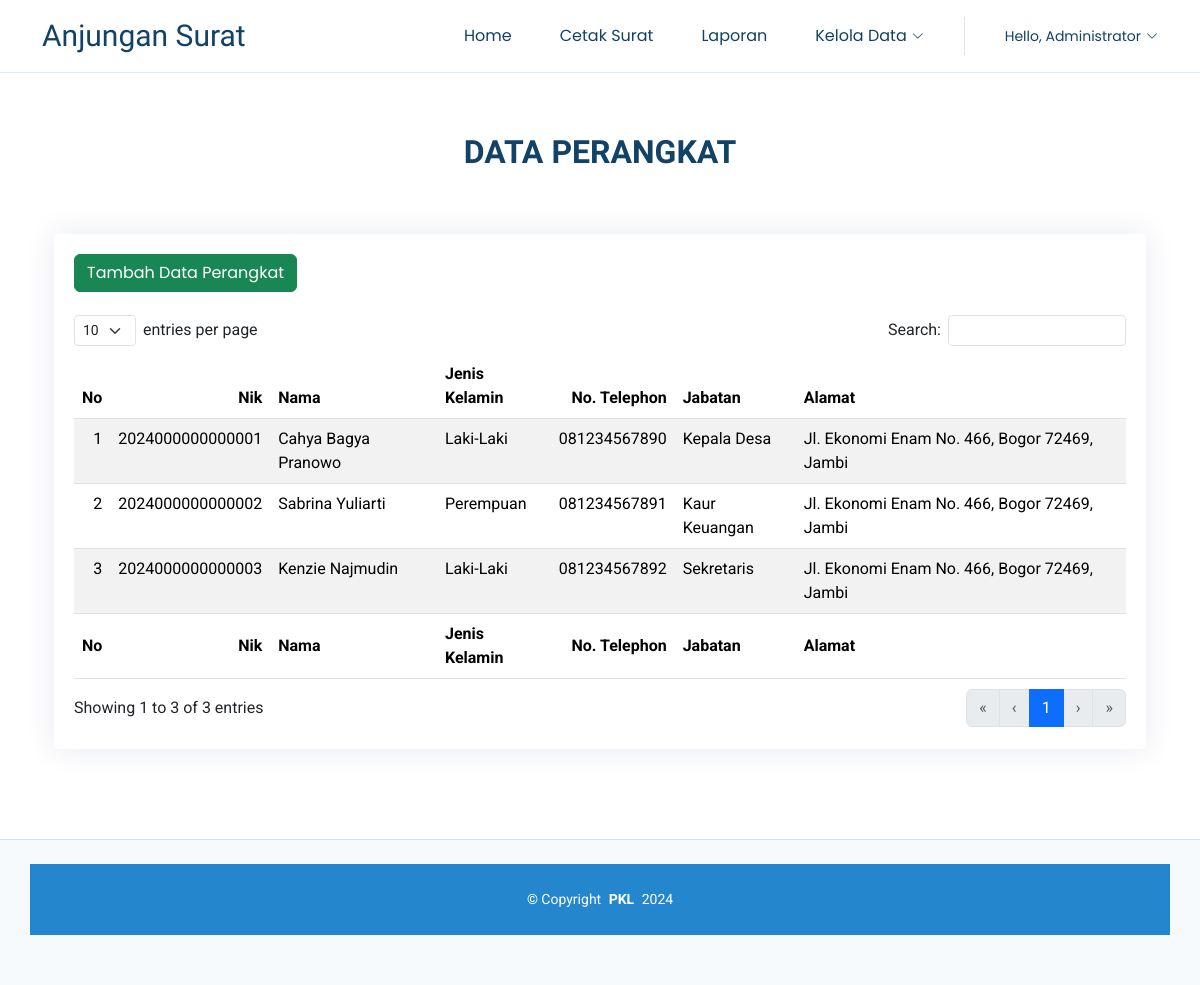
Page /data-perangkat (signed in) on the committed database.
### tables this page shows
CREATE TABLE `tb_perangkat` (
  `nik` varchar(25) NOT NULL,
  `nama` varchar(191) NOT NULL,
  `jk` varchar(25) NOT NULL,
  `no_hp` varchar(25) NOT NULL,
  `jabatan` varchar(50) NOT NULL,
  `alamat` varchar(255) NOT NULL
);

### app/Core/Controller.php (called while the page is built, shortened)
<?php
class Controller extends Filter
{
    public function view($view, $data = [])
    {
        require_once __DIR__ . '/../Views/' . $view . '.php';
    }
    public function model($model)
    {
        return new $model();
    }
}

### app/Controllers/PerangkatController.php (called while the page is built, shortened)
<?php
class PerangkatController extends Controller
{
    public function storePerangkat()
    {
        $data = [
            'data' => $this->model(PerangkatModel::class)->getAll()
        ];
        $this->view('pages/perangkat', $data);
    }
}

### app/Core/Web.php (called while the page is built, shortened)
<?php
class Web
{
    public function __construct()
    {
        Router::run();
    }
}

### public/index.php (called while the page is built, shortened)
<?php
$app = new Web;

### app/Core/Database.php (called while the page is built, shortened)
<?php
class Database
{
  private $conn;
  private $tableName;
  private $column = [];
  public function __construct()
  {
    $this->conn = $this->setConnection();
  }
  public function setTableName($tableName)
  {
    $this->tableName = $tableName;
  }
  public function setColumn($column)
  {
    $this->column = $column;
  }
  protected function setConnection()
  {
    try {
      $host = $_ENV['DB_HOST'];
      $user = $_ENV['DB_USERNAME'];
      $pass = $_ENV['DB_PASSWORD'];
      $db = $_ENV['DB_DATABASE'];
      $port = $_ENV['DB_PORT'];
      $conn = new PDO("mysql:host=$host;dbname=$db;port=$port", $user, $pass);
      $conn->setAttribute(PDO::ATTR_ERRMODE, PDO::ERRMODE_EXCEPTION);
      return $conn;
    } catch (PDOException $e) {
      die($e->getMessage());
    }
  }
  public function qry($query, $params = array())
  {
    $this->stmt = $this->conn->prepare($query);
    $this->stmt->execute($params);
    return $this->stmt;
  }
  public function get($params = array())
  {
    $column = implode(",", $this->column);
    $query = "SELECT $column FROM {$this->tableName}";
    $paramValue = [];
    return $this->qry($query, $paramValue);
  }
}

### app/Models/PerangkatModel.php (called while the page is built, shortened)
<?php
class PerangkatModel extends Database
{
    public function getAll()
    {
        return $this->get()->fetchAll(PDO::FETCH_ASSOC);
    }
}

### app/Helpers/Autoload.php (called while the page is built, shortened)
<?php
function load_helper($class_name)
{
    $path_to_file = '../app/helpers/' . $class_name . '.php';
}

### app/Views/pages/perangkat.php (the view)
<section id="#service" class="portfolio section">
    <div class="container section-title pb-5" data-aos="fade-up">
        <h2>Data Perangkat</h2>
    </div>
    <div class="container" data-aos="fade-up" data-aos-delay="100">
        <div class="container">
            <div class="card">
                <div class="card-body">
                    <h5 class="card-title">
                        <a href="<?= APPURL . '/data-perangkat/tambah'; ?>" type="button" class="btn btn-success">Tambah Data Perangkat</a>
                    </h5>
                    <table id="example" class="table table-striped" style="width:100%">
                        <thead>
                            <tr>
                                <th>No</th>
                                <th>Nik</th>
                                <th>Nama</th>
                                <th>Jenis Kelamin</th>
                                <th>No. Telephon</th>
                                <th>Jabatan</th>
                                <th>Alamat</th>
                            </tr>
                        </thead>
                        <tbody>
                            <?php $nomor = 1;
                            foreach ($data as $row) : ?>
                                <tr>
                                    <td><?= $nomor++; ?></td>
                                    <td><?= $row['nik']; ?></td>
                                    <td><?= $row['nama']; ?></td>
                                    <td><?= $row['jk']; ?></td>
                                    <td><?= $row['no_hp']; ?></td>
                                    <td><?= $row['jabatan']; ?></td>
                                    <td><?= $row['alamat']; ?></td>
                                </tr>
                            <?php endforeach ?>
                        </tbody>
                        <tfoot>
                            <tr>
                                <th>No</th>
                                <th>Nik</th>
                                <th>Nama</th>
                                <th>Jenis Kelamin</th>
                                <th>No. Telephon</th>
                                <th>Jabatan</th>
                                <th>Alamat</th>
                            </tr>
                        </tfoot>
                    </table>
                </div>
            </div>
        </div>
    </div>
</section>

### app/Core/Router.php (shortened to what this page needs)
<?php
class Router
{
    private static array $routes = [];
    private static function add(string $method, string $path, $handler, array  $middlewares = []): void
    {
        self::$routes[$method . $path] = [
            'method' => $method,
            'path' => $path,
            'handler' => $handler,
            'middleware' => $middlewares
        ];
    }
    public static function run(): void
    {
        $path = '/';
        if (isset($_SERVER['PATH_INFO'])) {
            $path = $_SERVER['PATH_INFO'];
        }
        $method = $_SERVER['REQUEST_METHOD'];
        foreach (self::$routes as $route) {
            $pattern = "#^" . $route['path'] . "$#";
            if (preg_match($pattern, $path, $variables) && $method == $route['method']) {
                $controller = new $route['handler'][0];
                $function = $route['handler'][1];
                array_shift($variables);
                call_user_func_array([$controller, $function], $variables);
                return;
            }
        }
    }
}

### public/assets/css/main.css (style rules this page uses)
:root { --bs-body-font-size: 1rem; --default-font: "Roboto", system-ui, -apple-system, "Segoe UI", Roboto, "Helvetica Neue", Arial, "Noto Sans", "Liberation Sans", sans-serif, "Apple Color Emoji", "Segoe UI Emoji", "Segoe UI Symbol", "Noto Color Emoji"; --heading-font: "Raleway", sans-serif; --nav-font: "Poppins", sans-serif; }
:root { --background-color: #ffffff; --default-color: #444444; --heading-color: #124265; --accent-color: #2487ce; --surface-color: #ffffff; --contrast-color: #ffffff; }
:root { --nav-color: #124265; --nav-hover-color: #2487ce; --nav-mobile-background-color: #ffffff; --nav-dropdown-background-color: #ffffff; --nav-dropdown-color: #124265; --nav-dropdown-hover-color: #2487ce; }
:root { scroll-behavior: smooth; }
body { color: var(--default-color); background-color: var(--background-color); font-family: var(--default-font); }
a { color: var(--accent-color); text-decoration: none; transition: 0.3s; }
h1, h2, h3, h4, h5, h6 { color: var(--heading-color); font-family: var(--heading-font); }
section, .section { color: var(--default-color); background-color: var(--background-color); padding: 60px 0; scroll-margin-top: 100px; overflow: clip; }
.section-title { text-align: center; padding-bottom: 60px; position: relative; }
.section-title h2 { font-size: 32px; font-weight: 700; margin-bottom: 15px; text-transform: uppercase; }
.card { margin-bottom: 30px; border: none; border-radius: 5px; box-shadow: 0px 0 30px rgba(1, 41, 112, 0.1); }
.card-title { padding: 20px 0 15px 0; font-size: 18px; font-weight: 500; color: #012970; font-family: "Poppins", sans-serif; }
.card-body { padding: 0 20px 20px 20px; }

### rows in the picture
tb_perangkat: nik "2024000000000001", nama "Cahya Bagya Pranowo", jk "Laki-Laki", no_hp "081234567890", jabatan "Kepala Desa", alamat "Jl. Ekonomi Enam No. 466, Bogor 72469, Jambi"
tb_perangkat: nik "2024000000000002", nama "Sabrina Yuliarti", jk "Perempuan", no_hp "081234567891", jabatan "Kaur Keuangan", alamat "Jl. Ekonomi Enam No. 466, Bogor 72469, Jambi"
tb_perangkat: nik "2024000000000003", nama "Kenzie Najmudin", jk "Laki-Laki", no_hp "081234567892", jabatan "Sekretaris", alamat "Jl. Ekonomi Enam No. 466, Bogor 72469, Jambi"
